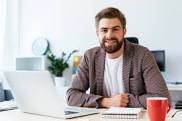
#> input picture AI/poland1.jpg, 182 x 121 px
$ python com_vision.py
#> lines starting #> are read from the running program, lines starting #| are printed output that depends on the picture; after the words box and inside, x2 and y2 are one past the last pixel; in counts of white or black regions, pixels touching at a corner belong together
import cv2

image  = cv2.imread('poland1.jpg')
#> image is the input picture: shape (121, 182, 3); mean B, G, R 186.2, 185.1, 189.9
image  = cv2.cvtColor(image, cv2.COLOR_BGR2GRAY)
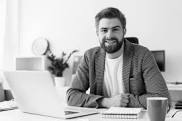
#> image: shape (121, 182); min 0, max 255, mean 186.7
cv2.imwrite('edges_Penguins.jpg', cv2.Canny(image, 200, 300))
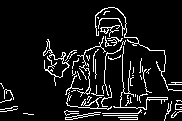
#> saved as edges_Penguins.jpg: shape (121, 182); 9.1% white in thin lines or dots

cv2.imshow('poland man', cv2.imread('edges_Penguins.jpg'))
cv2.waitKey(0)
cv2.destroyAllWindows()

$ run again, with AI/1.png saved as AI/poland1.jpg
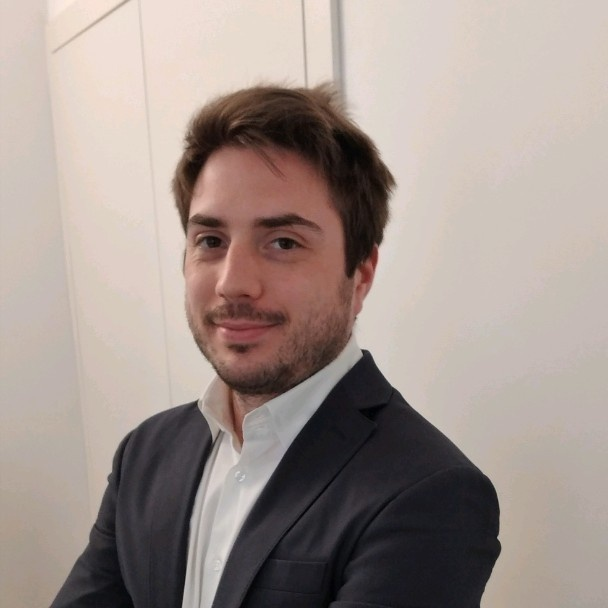
#> input picture AI/1.png, 608 x 608 px
#> image is the input picture: shape (608, 608, 3); mean B, G, R 142.1, 148.3, 161.5
#> `image  = cv2.cvtColor(image, cv2.COLOR_BGR2GRAY)`:
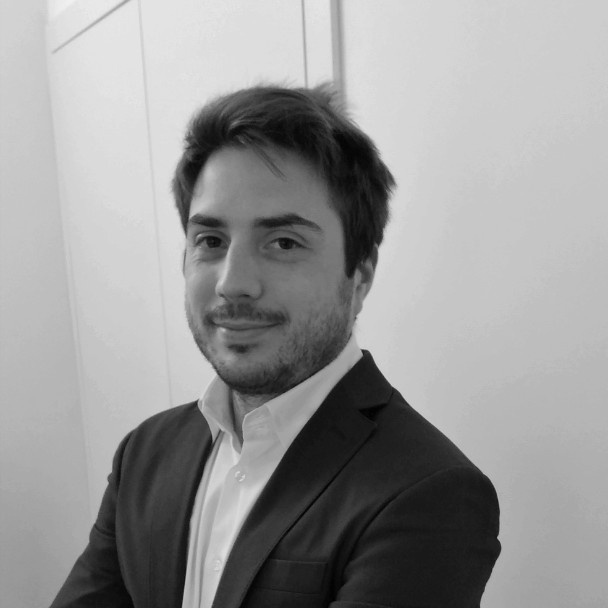
#> image: shape (608, 608); min 0, max 240, mean 151.6
#> `cv2.imwrite('edges_Penguins.jpg', cv2.Canny(image, 200, 300))`:
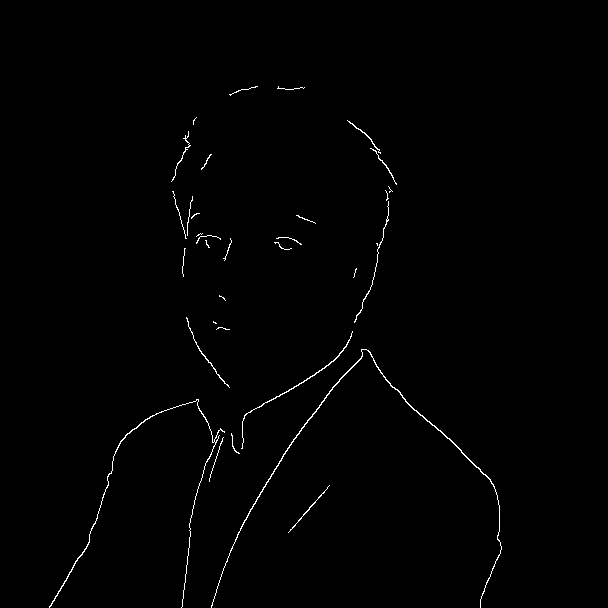
#> saved as edges_Penguins.jpg: shape (608, 608); 0.72% white in thin lines or dots, all inside (x1, y1, x2, y2) = (49, 86, 502, 608)
